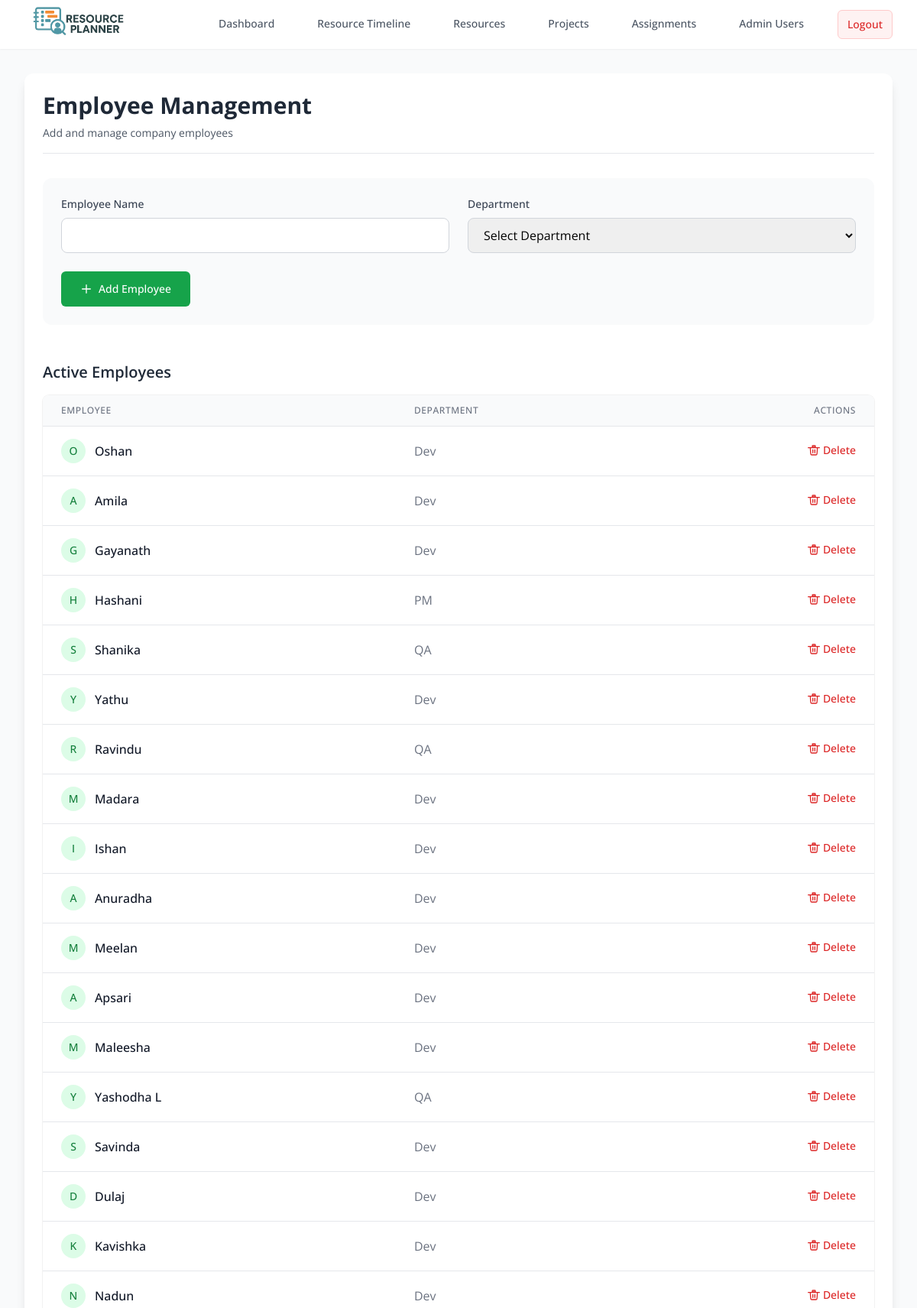
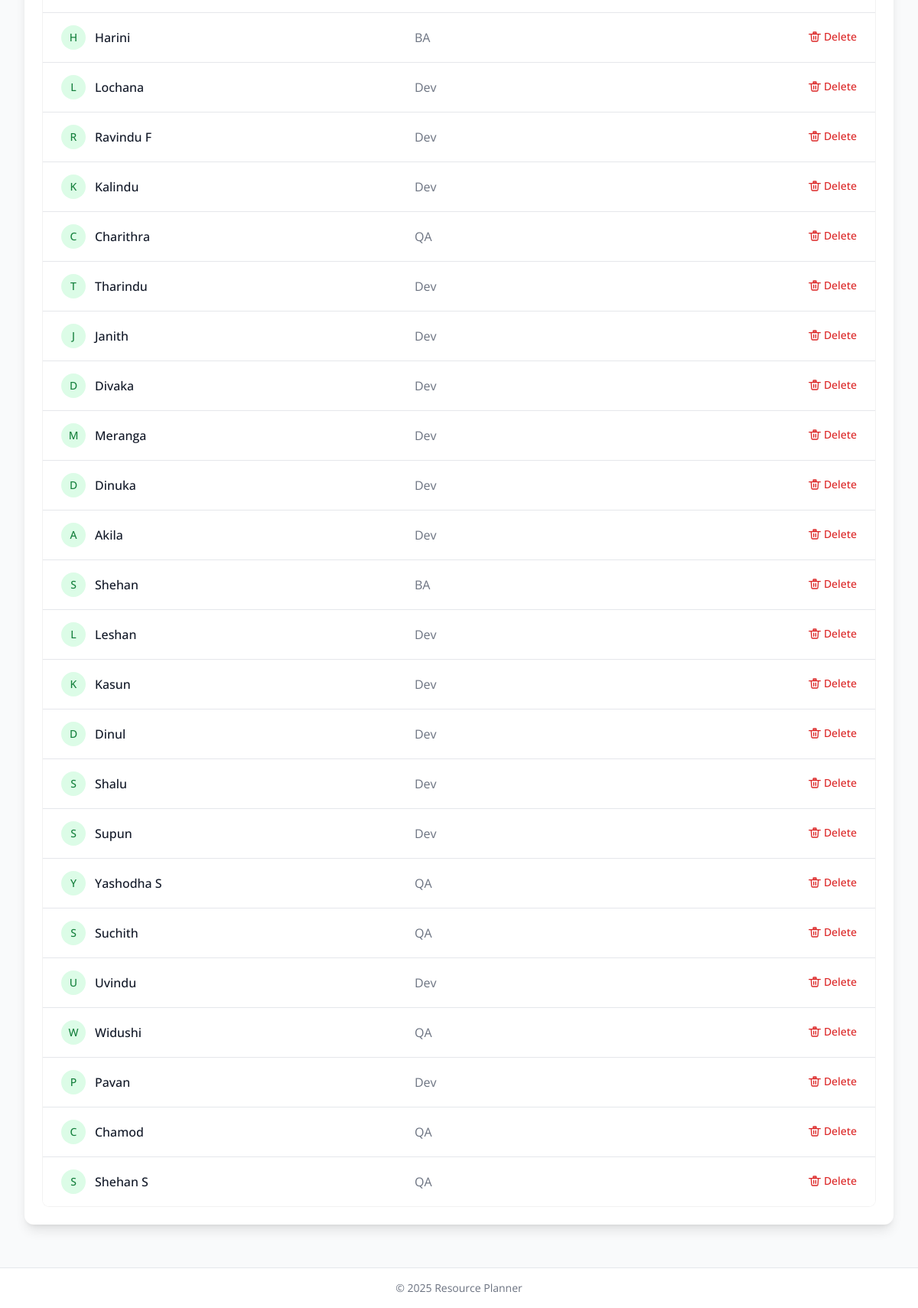
The page /users (signed in) on the database its author committed (2 pictures, top to bottom).
### tables this page shows
CREATE TABLE users (
    id INTEGER PRIMARY KEY AUTOINCREMENT,
    username TEXT NOT NULL UNIQUE,
    department TEXT NOT NULL CHECK(department IN ('Dev', 'QA', 'PM', 'BA')),
    created_at TIMESTAMP DEFAULT CURRENT_TIMESTAMP
);

### app.py (the view)
    def decorator(*args, **kwargs):
        token = request.cookies.get('token')
        if not token:
            return redirect(url_for('login'))
        try:
            data = jwt.decode(token, app.config['SECRET_KEY'], algorithms=["HS256"])
            current_user = get_admin_user(data['username'])
        except:
            return redirect(url_for('login'))
        return f(current_user, *args, **kwargs)

### app.py (called while the page is built, shortened)
def get_db():
    if 'db' not in g:
        g.db = sqlite3.connect(app.config['DATABASE'])
        g.db.row_factory = sqlite3.Row
    return g.db

def get_admin_user(username):
    db = get_db()
    return db.execute(
        'SELECT * FROM AdminUser WHERE username = ?', (username,)
    ).fetchone()

def token_required(f):
    def decorator(*args, **kwargs):
        token = request.cookies.get('token')
        if not token:
            return redirect(url_for('login'))
        try:
            data = jwt.decode(token, app.config['SECRET_KEY'], algorithms=["HS256"])
            current_user = get_admin_user(data['username'])
        except:
            return redirect(url_for('login'))
        return f(current_user, *args, **kwargs)
    decorator.__name__ = f.__name__
    return decorator

@app.route('/users', methods=['GET', 'POST'])
@token_required
def users(current_user):
    db = get_db()
    users = db.execute('SELECT * FROM users').fetchall()
    return render_template('users.html', users=users)

### templates/users.html (shortened to what this page needs)
{% extends "base.html" %}
{% block content %}
<div class="bg-white rounded-xl shadow-lg p-6 mb-6">
    <div class="mb-8 border-b pb-4">
        <h1 class="text-3xl font-bold text-gray-800">Employee Management</h1>
        <p class="mt-2 text-sm text-gray-600">Add and manage company employees</p>
    </div>
    <form method="POST" class="mb-12 bg-gray-50 rounded-xl p-6">
        <div class="grid grid-cols-1 md:grid-cols-2 gap-6 mb-6">
            <div>
                <label class="block text-sm font-medium text-gray-700 mb-2">Employee Name</label>
                <input type="text" name="username" required
                       class="w-full px-4 py-2.5 rounded-lg border border-gray-300 focus:ring-2 focus:ring-green-500 focus:border-green-500 transition-all placeholder-gray-400">
            </div>
            <div>
                <label class="block text-sm font-medium text-gray-700 mb-2">Department</label>
                <select name="department" required
                    class="w-full px-4 py-2.5 rounded-lg border border-gray-300 focus:ring-2 focus:ring-green-500 focus:border-green-500 transition-all">
                    <option value="">Select Department</option>
                </select>
            </div>
        </div>
        <button type="submit"
                class="inline-flex items-center px-6 py-3 border border-transparent text-sm font-medium rounded-md text-white bg-green-600 hover:bg-green-700 focus:outline-none focus:ring-2 focus:ring-offset-2 focus:ring-green-500 transition-colors">
            <svg class="w-4 h-4 mr-2" fill="none" stroke="currentColor" viewBox="0 0 24 24">
                <path stroke-linecap="round" stroke-linejoin="round" stroke-width="2" d="M12 4v16m8-8H4"/>
            </svg>
            Add Employee
        </button>
    </form>
    <div class="flow-root">
        <h2 class="text-xl font-semibold text-gray-800 mb-4">Active Employees</h2>
        <div class="overflow-hidden rounded-lg ring-1 ring-black ring-opacity-5">
            <table class="min-w-full divide-y divide-gray-200">
                <thead class="bg-gray-50">
                    <tr>
                        <th class="px-6 py-3 text-left text-xs font-medium text-gray-500 uppercase tracking-wider">Employee</th>
                        <th class="px-6 py-3 text-left text-xs font-medium text-gray-500 uppercase tracking-wider">Department</th>
                        <th class="px-6 py-3 text-right text-xs font-medium text-gray-500 uppercase tracking-wider">Actions</th>
                    </tr>
                </thead>
                <tbody class="bg-white divide-y divide-gray-200">
                    {% for user in users %}
                    <tr class="hover:bg-gray-50 transition-colors">
                        <td class="px-6 py-4 whitespace-nowrap font-medium text-gray-900">
                            <div class="flex items-center">
                                <div class="flex-shrink-0 h-8 w-8 bg-green-100 rounded-full flex items-center justify-center">
                                    <span class="text-green-700 text-sm">{{ user.username|first|upper }}</span>
                                </div>
                                <div class="ml-3">{{ user.username }}</div>
                            </div>
                        </td>
                        <td class="px-6 py-4 whitespace-nowrap text-gray-500">{{ user.department }}</td>
                        <td class="px-6 py-4 whitespace-nowrap text-right text-sm font-medium">
                            <button onclick="openDeleteModal('{{ url_for('delete_user', user_id=user.id) }}')"
                               class="inline-flex items-center text-red-600 hover:text-red-900 transition-colors">
                                <svg class="w-4 h-4 mr-1" fill="none" stroke="currentColor" viewBox="0 0 24 24">
                                    <path stroke-linecap="round" stroke-linejoin="round" stroke-width="2" d="M19 7l-.867 12.142A2 2 0 0116.138 21H7.862a2 2 0 01-1.995-1.858L5 7m5 4v6m4-6v6M1 7h22M10 3h4a1 1 0 011 1v2H9V4a1 1 0 011-1z"/>
                                </svg>
                                Delete
                            </button>
                        </td>
                    </tr>
                    {% endfor %}
                </tbody>
            </table>
        </div>
    </div>
</div>
{% endblock %}

### templates/base.html (shortened to what this page needs)
<!DOCTYPE html>
<html lang="en" class="h-full bg-gray-50">
<head>
    <script src="https://cdn.tailwindcss.com"></script>
</head>
<body class="h-full font-['Open_Sans']">
    <nav class="bg-white shadow-sm">
        <div class="max-w-7xl mx-auto px-4 sm:px-6 lg:px-8">
            <div class="flex justify-between h-16 items-center">
                <a href="{{ url_for('dashboard') }}" class="text-xl font-semibold text-gray-800">
                    <img src="{{ url_for('static', filename='logo.png') }}" alt="Logo" class="hr-9" style="height: 9rem;">
                </a>
                <div class="flex space-x-8">
                    <a href="{{ url_for('dashboard') }}"
                       class="{{ 'text-green-700' if request.path == '/' else 'text-gray-600' }} hover:text-green-700 px-3 py-2 rounded-md text-sm font-medium transition-colors">
                        Dashboard
                    </a>
                    <a href="{{ url_for('resource_allocation') }}"
                       class="text-gray-600 hover:text-green-700 px-3 py-2 rounded-md text-sm font-medium transition-colors">
                        Resource Timeline
                    </a>
                    <a href="{{ url_for('users') }}"
                       class="text-gray-600 hover:text-green-700 px-3 py-2 rounded-md text-sm font-medium transition-colors">
                        Resources
                    </a>
                    <a href="{{ url_for('projects') }}"
                       class="text-gray-600 hover:text-green-700 px-3 py-2 rounded-md text-sm font-medium transition-colors">
                        Projects
                    </a>
                    <a href="{{ url_for('assign') }}"
                       class="text-gray-600 hover:text-green-700 px-3 py-2 rounded-md text-sm font-medium transition-colors">
                        Assignments
                    </a>
                    <a href="{{ url_for('admin_users') }}"
                       class="text-gray-600 hover:text-green-700 px-3 py-2 rounded-md text-sm font-medium transition-colors">
                        Admin Users
                    </a>
                    <form action="{{ url_for('logout') }}" method="post" class="inline ml-4">
                        <button type="submit" class="bg-red-50 text-red-600 hover:bg-red-100 px-3 py-2 rounded-md text-sm font-medium transition-colors border border-red-200">
                            Logout
                        </button>
                    </form>
                </div>
            </div>
        </div>
    </nav>
    <main class="max-w-7xl mx-auto px-4 sm:px-6 lg:px-8 py-8">
        {% block content %}{% endblock %}
    </main>
    <footer class="mt-auto border-t bg-white py-4">
        <div class="max-w-7xl mx-auto px-4 sm:px-6 lg:px-8 text-center text-gray-500 text-sm">
            <p>&copy; 2025 Resource Planner</p>
        </div>
    </footer>
</body>
</html>

### rows shown on the page
users: username|first "O", username "Oshan", department "Dev"
users: username|first "A", username "Amila", department "Dev"
users: username|first "G", username "Gayanath", department "Dev"
users: username|first "H", username "Hashani", department "PM"
users: username|first "S", username "Shanika", department "QA"
users: username|first "Y", username "Yathu", department "Dev"
users: username|first "R", username "Ravindu", department "QA"
users: username|first "M", username "Madara", department "Dev"
users: username|first "I", username "Ishan", department "Dev"
users: username|first "A", username "Anuradha", department "Dev"
users: username|first "M", username "Meelan", department "Dev"
users: username|first "A", username "Apsari", department "Dev"
users: username|first "M", username "Maleesha", department "Dev"
users: username|first "Y", username "Yashodha L", department "QA"
users: username|first "S", username "Savinda", department "Dev"
users: username|first "D", username "Dulaj", department "Dev"
users: username|first "K", username "Kavishka", department "Dev"
users: username|first "N", username "Nadun", department "Dev"
users: username|first "H", username "Harini", department "BA"
users: username|first "L", username "Lochana", department "Dev"
users: username|first "R", username "Ravindu F", department "Dev"
users: username|first "K", username "Kalindu", department "Dev"
users: username|first "C", username "Charithra", department "QA"
users: username|first "T", username "Tharindu", department "Dev"
users: username|first "J", username "Janith", department "Dev"
users: username|first "D", username "Divaka", department "Dev"
users: username|first "M", username "Meranga", department "Dev"
users: username|first "D", username "Dinuka", department "Dev"
users: username|first "A", username "Akila", department "Dev"
users: username|first "S", username "Shehan", department "BA"
users: username|first "L", username "Leshan", department "Dev"
users: username|first "K", username "Kasun", department "Dev"
users: username|first "D", username "Dinul", department "Dev"
users: username|first "S", username "Shalu", department "Dev"
users: username|first "S", username "Supun", department "Dev"
users: username|first "Y", username "Yashodha S", department "QA"
users: username|first "S", username "Suchith", department "QA"
users: username|first "U", username "Uvindu", department "Dev"
users: username|first "W", username "Widushi", department "QA"
users: username|first "P", username "Pavan", department "Dev"
users: username|first "C", username "Chamod", department "QA"
users: username|first "S", username "Shehan S", department "QA"
